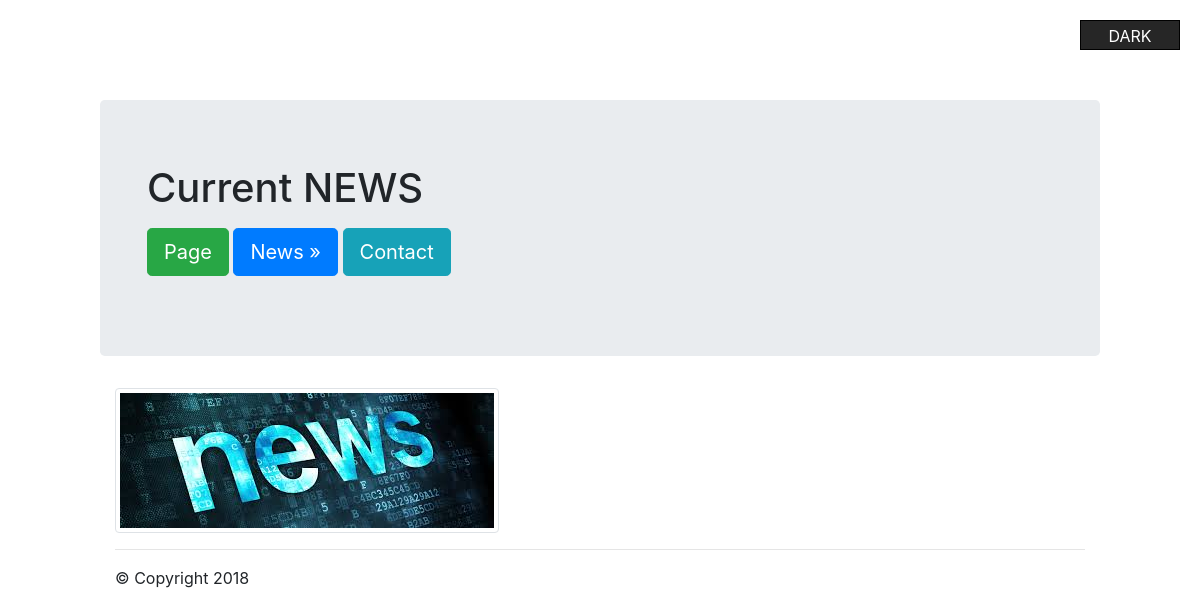
Before: /news/ with the older database file.
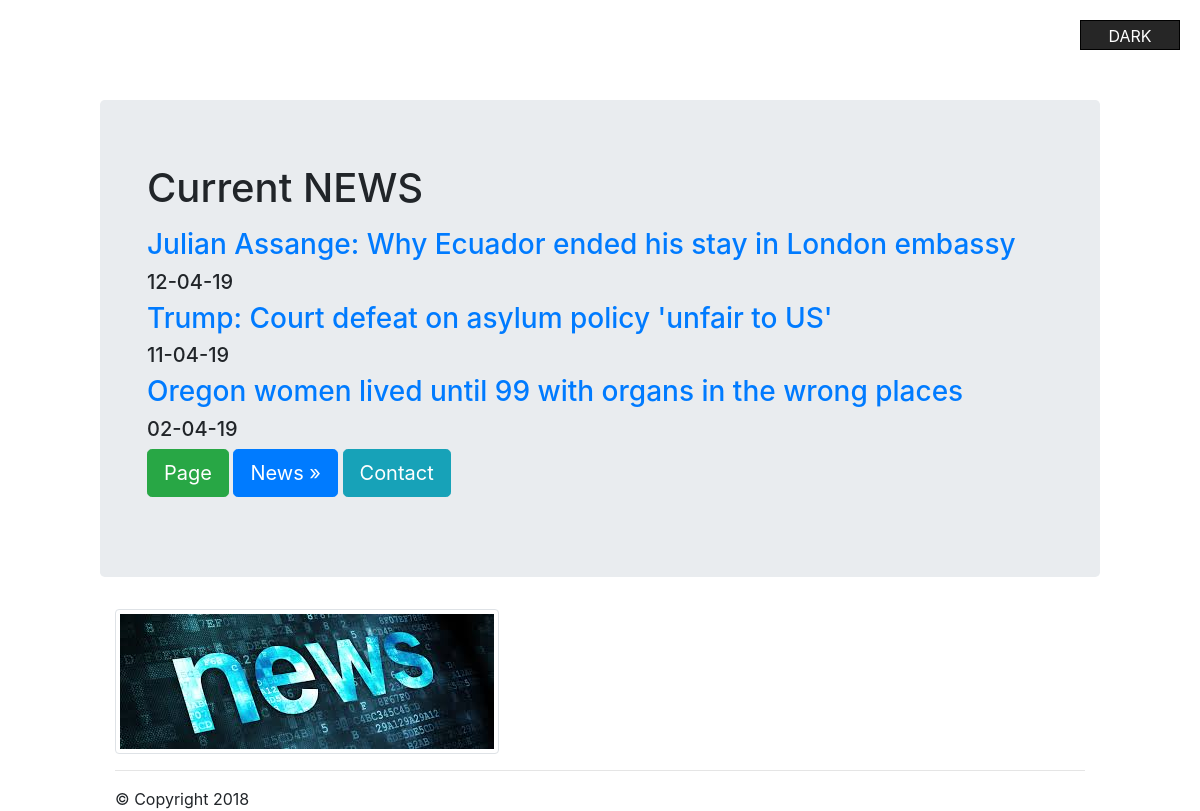
After: the same page with the newer database file.
### news/models.py (models this page shows)
class Articles(models.Model):
    title = models.CharField(max_length=120)
    post = models.TextField()
    date = models.DateTimeField()
    image = models.ImageField(upload_to='images', blank=True)

### news/templates/news/posts.html
{%  extends "mainApp/wrapper.html" %}
{%  block content %}
{% for post in object_list %}
<a href="/news/{{post.id}}"><h3>{{post.title}}</h3></a>
<h5>{{post.date|date:"d-m-y"}}</h5>
{% endfor %}
{%  endblock  %}

### mainApp/templates/mainApp/wrapper.html (shortened to what this page needs)
<!DOCTYPE html>
<html lang="en">
<head>
  {% load staticfiles %}
  <link rel="stylesheet" href="{% static 'css/bootstrap.min.css' %}" type="text/css">
  <link rel="stylesheet" href="{% static 'css/style.css' %}" type="text/css">
</head>
<body>
  <ul>
<li>
<span>Dark</span>
</li>
</ul>
  <section>
  <div class="jumbotron">
    <div class="container">
      <h1>{% include "mainApp/includes/some_html.html" %}</h1>
      {% block content %}
      {% endblock %}
      <p>
        <a href="/" class="btn btn-success btn-lg">Page</a>
        <a href="/news" class="btn btn-primary btn-lg">News &raquo;</a>
         <a href="/contact" class="btn btn-info btn-lg">Contact </a>
      </p>
    </div>
  </div>
  <div class="container">
    <img src="{% static 'mainApp/image/news.jpg' %}" class="img-thumbnail">
    <hr>
    &copy; Copyright 2018
  </div>
  </section>
</body>
</html>

### mainApp/templates/mainApp/includes/some_html.html
{%  block content %}
<p> Current NEWS</p>
{%  endblock  %}

### mainApp/static/css/style.css (style rules this page uses)
body { margin: 0; padding: 0; }
section { position: absolute; width: 100%; height: 100vh; box-sizing: border-box; padding: 100px; }
ul { position: absolute; top: 20px; right: 20px; margin: 0; padding: 0; width: 100px; height: 30px; z-index: 1; border: 1px solid #000; background: #fff; cursor: pointer; overflow: hidden; }
ul li { list-style: none; width: 100%; height: 60px; text-align: center; text-transform: uppercase; transition: 0.5s; }
ul li span { display: block; width: 100%; height: 30px; line-height: 30px; color: #000; }
ul li span:nth-child(1) { background-color: #262626; color: #fff; }

Changed rows visible on the page:
added Articles: title "Julian Assange: Why Ecuador ended his stay in London embassy", date "12-04-19"
added Articles: title "Trump: Court defeat on asylum policy 'unfair to US'", date "11-04-19"
added Articles: title "Oregon women lived until 99 with organs in the wrong places", date "02-04-19"
